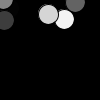
Frame 1 (no input)
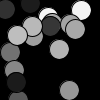
Frame 60 (the mouse pressed at the canvas centre just before this capture)
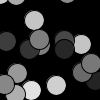
Frame 120 (the mouse held since frame 60 and released just before this capture)

The Processing sketch that drew these frames (run headless with seeded random() and noise(); from frame 60 on, the mouse is pressed at the canvas centre):

// Processing sketch: drops
// ── drops.pde
drop[] drops;
int dropAmmount = 20;
void setup(){
  drops = new drop[dropAmmount];
  for (int i = 0; i < dropAmmount; i++){
    drops[i] = new drop(i * 20 + 5);
  }
  
}

void draw(){
  background(0);
  for (int i = 0; i < dropAmmount; i++){
    drops[i].move();
    drops[i].drawDrop();
    
  }
}

// ── drop.pde
public class drop
{
  int x;
  int y;
  int speed = 5;
  int size = 20;
  color Color; 
  
  public drop(){
    randomStats();
  }
  
  public drop(int height)
  {
    x =(int) random(0,width);
    y = 0+size - (int) random(0,20+ height);
    Color = (int) random(256);
  }
  void move(){
    y += speed;
    if (y -size > height){
      randomStats();
    }
  }
  
 public void drawDrop()
{
  fill(Color);
  ellipse(x,y,size,size);
}

void randomStats(){
y = 0 - (int) random(0,20 );
      x =(int) random(0,width);
      Color = (int) random(256);
}
}
